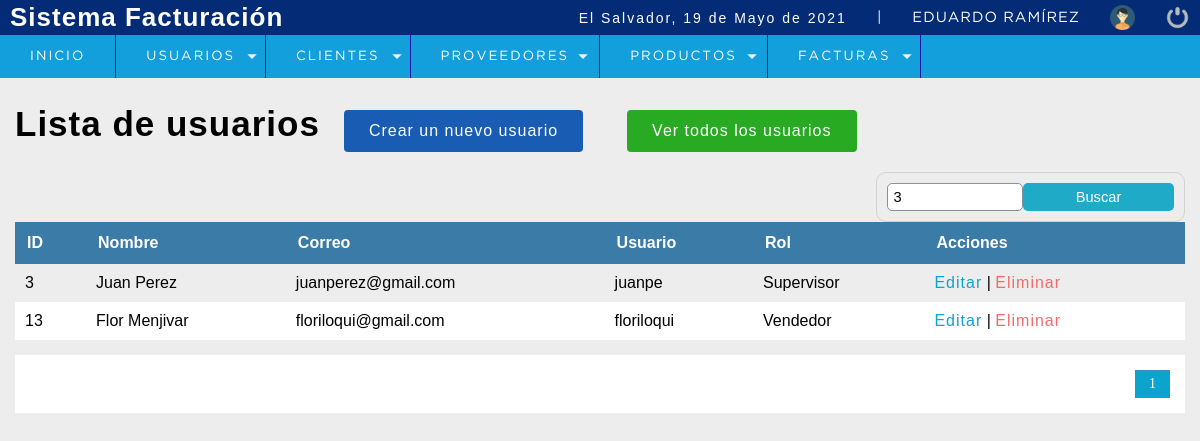
The page /sistema/buscar_usuario.php?busqueda=3 (signed in) on the database its author committed.
### tables this page shows
CREATE TABLE `usuario` (
  `idusuario` int(11) NOT NULL,
  `nombre` varchar(50) DEFAULT NULL,
  `correo` varchar(100) DEFAULT NULL,
  `usuario` varchar(15) DEFAULT NULL,
  `clave` varchar(100) DEFAULT NULL,
  `rol` int(11) DEFAULT NULL,
  `estatus` int(11) NOT NULL DEFAULT 1
);

CREATE TABLE `rol` (
  `idrol` int(11) NOT NULL,
  `rol` varchar(20) DEFAULT NULL
);

### sistema/buscar_usuario.php (the view, shortened to what this page needs)
<?php
include "../conexion.php";
?>
<!DOCTYPE html>
<html lang="en">
<head>
	<?php include "includes/scripts.php";?>
</head>
<body>
	<?php include "includes/header.php"; ?>
	<section id="container">
    <?php
        $busqueda = strtolower ($_REQUEST['busqueda']);
    ?>
		<h1>Lista de usuarios</h1>
        <a href="registro_usuario.php" class="btn_new_user">Crear un nuevo usuario</a>
        <a href="lista_usuarios.php" class="btn_all_users">Ver todos los usuarios</a>
        <form action="buscar_usuario.php" method="get"  class="form_search">
            <input type="text" name="busqueda" placeholder="Buscar usuario" id="busqueda" value="<?php echo $busqueda;?>">
            <input type="submit" value="Buscar" class="btn_search">
        </form>
        <table>
            <tr>
                <th>ID</th>
                <th>Nombre</th>
                <th>Correo</th>
                <th>Usuario</th>
                <th>Rol</th>
                <th>Acciones</th>
            </tr>
            <?php
                $rol = '';
                $sql_register = mysqli_query($conection, "SELECT COUNT(*) as total_registro FROM usuario WHERE
                                                                            (
                                                                              idusuario LIKE '%$busqueda%' OR
                                                                                 nombre LIKE '%$busqueda%' OR
                                                                                 correo LIKE '%$busqueda%' OR
                                                                                usuario LIKE '%$busqueda%'
                                                                                 $rol) AND estatus = 1");
                $result_register = mysqli_fetch_array($sql_register);
                $total_registro = $result_register['total_registro'];
                $por_pagina = 5;
                if(empty($_GET['pagina'])){
                    $pagina = 1;
                }else {
                    $pagina = $_GET['pagina'];
                }
                $desde = ($pagina - 1) * $pagina;
                $total_paginas = ceil($total_registro / $por_pagina);
            $query = mysqli_query($conection, "SELECT u.idusuario, u.nombre, u.correo, u.usuario, r.rol
            FROM usuario u INNER JOIN rol r ON u.rol = r.idrol
             WHERE (
                    u.idusuario LIKE '%$busqueda%' OR
                    u.nombre    LIKE '%$busqueda%' OR
                    u.correo    LIKE '%$busqueda%' OR
                    u.usuario   LIKE '%$busqueda%' OR
                    r.rol       LIKE '%$busqueda%') AND
            estatus = 1
             ORDER BY idusuario ASC LIMIT $desde, $por_pagina");
            $result = mysqli_num_rows($query);
            if($result > 0){
                while($lista_user = mysqli_fetch_array($query)){
            ?>
            <tr>
                <td><?php echo $lista_user['idusuario'];?></td>
                <td><?php echo $lista_user['nombre'];?></td>
                <td><?php echo $lista_user['correo'];?></td>
                <td><?php echo $lista_user['usuario']; ?></td>
                <td><?php echo $lista_user['rol']; ?></td>
                <td>
                    <a href="editar_usuario.php?id=<?php echo $lista_user['idusuario'];?>" class="link_edit">Editar</a>
                <?php if($lista_user['idusuario'] != 1){
                ?>
                |
                <a href="eliminar_confirmar_usuario.php?id=<?php echo $lista_user['idusuario']; ?>" class="link_delete">Eliminar</a>
                <?php  } ?>
            </td>
            </tr>
                    <?php
        }
    }     else if($result == 0){
        echo '<td>No se encontraron resultados.</td>';
    }
                 ?>
        </table>
        <div class="paginador">
            <ul>
                <?php
                for ($i=1; $i <= $total_paginas; $i++) {
                    if($i == $pagina){
                    echo ' <li class="pageSelected">  '.$i.' </li>';
                    } else {
                        echo '<li><a href="?pagina='.$i.'"> '.$i.'</a></li>';
                    }
                }
                ?>
            </ul>
        </div>
	</section>
</body>
</html>

### sistema/css/style.css (style rules this page uses)
* { margin: 0; padding: 0; box-sizing: border-box; }
body { background: #ededed; }
h1, h2, h3, h4, h5, h6 { font-family: 'arial'; font-weight: bold; letter-spacing: 1px; }
h1 { font-size: 26px; }
a { text-decoration: none; font-family: arial; letter-spacing: 1px; }
#container { padding: 90px 15px 15px; }
form { background: white; margin: auto; padding: 20px 50px; border: 1px solid #d1d1d1; }
input,select { display: block; width: 100%; font-size: 11pt; padding: 5px; border: 1px solid #85929e; border-radius: 5px; }
#container h1 { font-size: 35px; display: inline-block; }
.btn_new_user { background: #185cb4; color: white; padding: 12px 25px; border-radius: 4px; margin: 20px; display: inline-block; }
.btn_all_users { background: #28aa23; color: white; padding: 12px 25px; border-radius: 4px; margin: 20px; display: inline-block; }
table { border-collapse: collapse; font-size: 12pt; font-family: 'arial'; width: 100%; }
table th { text-align: left; margin: 10px; background: #3b7ba8; color: white; padding: 12px; }
table tr:nth-child(odd) { background: white; }
table td { padding: 10px; }
.link_edit { color: #0ca4ce; }
.link_delete { color: #f26b6b; }
.paginador ul { padding: 15px; list-style: none; background: white; margin-top: 15px; display: -webkit-flex; display: -moz-flex; display: -ms-flex; display: -o-flex; display: flex; justify-content: flex-end; }
.paginador a, .pageSelected { color: #092953; border: 1px solid #DDD; padding: 5px; display: inline-block; font-size: 14px; text-align: center; width: 35px; }
.pageSelected { color: white; background: #0ca4ce; border: 1px solid #428bca; }
.form_search { display: -webkit-flex; display: -moz-flex; display: -ms-flex; display: -o-flex; display: flex; float: right; background: initial; padding: 10px; border-radius: 10px; }
.form_search .btn_search { background: #1faac8; color: white; padding: 0 20px; border: 0; cursor: pointer; }

### rows shown on the page
usuario: idusuario "3", nombre "Juan Perez", correo "juanperez@gmail.com", usuario "juanpe", rol.rol "Supervisor"
usuario: idusuario "13", nombre "Flor Menjivar", correo "floriloqui@gmail.com", usuario "floriloqui", rol.rol "Vendedor"

### other values the page prints
fechaC() "19 de Mayo de 2021"
$_SESSION['nombre'] "EDUARDO RAMÍREZ"
